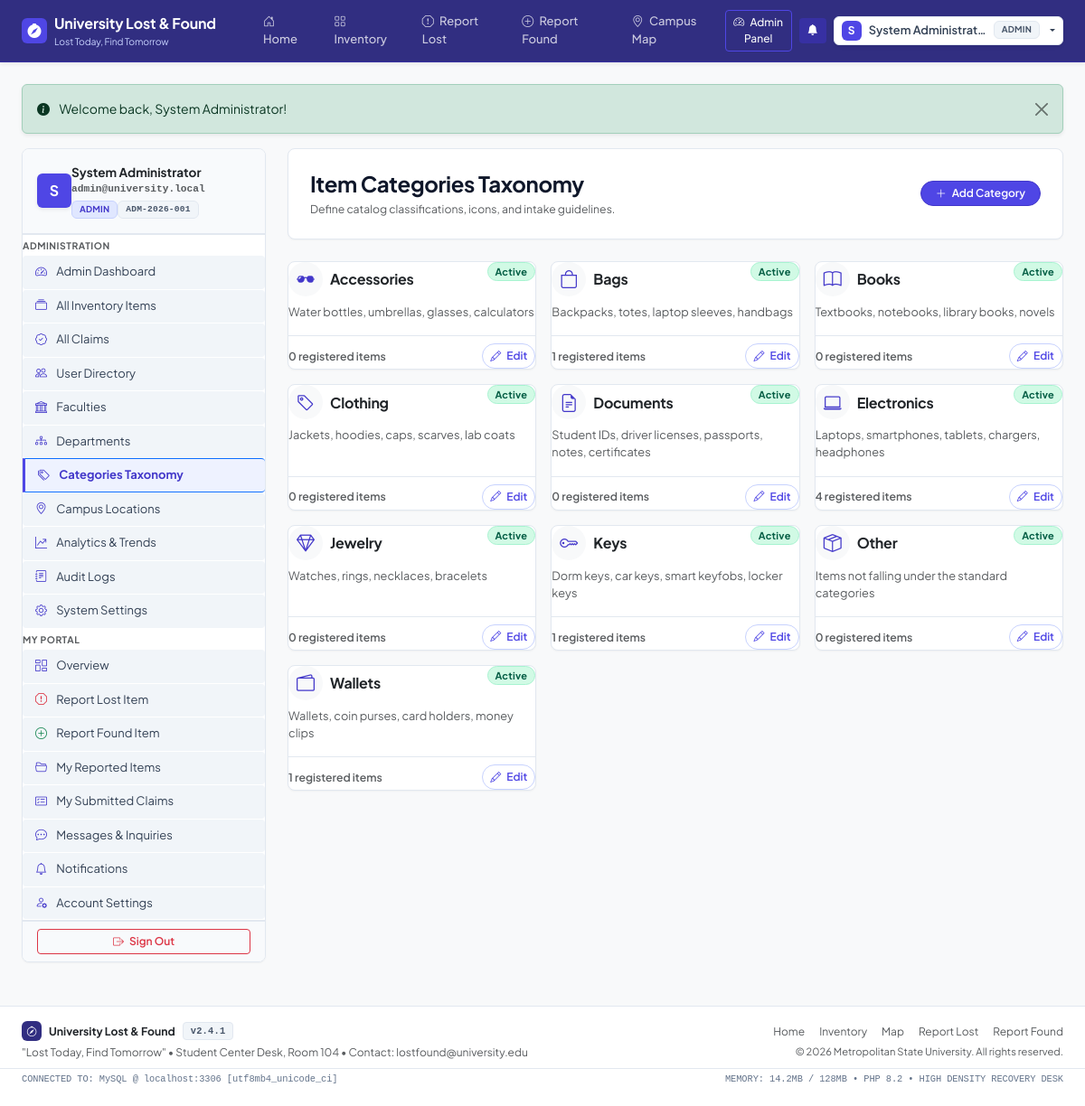
Screenshot of /admin/categories.php (signed in) with the database file from the repository.
### tables this page shows
CREATE TABLE `categories` (
  `id` INT UNSIGNED NOT NULL AUTO_INCREMENT,
  `name` VARCHAR(100) NOT NULL UNIQUE,
  `description` TEXT NULL,
  `icon` VARCHAR(50) NOT NULL DEFAULT 'bi-tag',
  `status` ENUM('active', 'inactive') NOT NULL DEFAULT 'active',
  `created_at` TIMESTAMP NOT NULL DEFAULT CURRENT_TIMESTAMP,
  `updated_at` TIMESTAMP NOT NULL DEFAULT CURRENT_TIMESTAMP ON UPDATE CURRENT_TIMESTAMP,
  PRIMARY KEY (`id`)
);

### admin/categories.php (the view, shortened to what this page needs)
<?php
$pdo = Database::getInstance()->getConnection();
$categories = $pdo->query("SELECT c.*, COUNT(i.id) AS item_count
                           FROM categories c
                           LEFT JOIN items i ON c.id = i.category_id
                           GROUP BY c.id
                           ORDER BY c.name ASC")->fetchAll();
require_once __DIR__ . '/../includes/header.php';
require_once __DIR__ . '/../includes/navbar.php';
?>
<div class="container-fluid px-lg-4 py-4">
    <?= renderFlash() ?>
    <div class="row g-4">
        <div class="col-lg-3">
            <?php require_once __DIR__ . '/../includes/sidebar.php'; ?>
        </div>
        <div class="col-lg-9">
            <div class="card border-0 shadow-sm rounded-4 p-4 mb-4 bg-white">
                <div class="d-flex flex-column flex-md-row justify-content-between align-items-md-center gap-3">
                    <div>
                        <h4 class="fw-bold mb-1">Item Categories Taxonomy</h4>
                        <p class="text-muted small mb-0">Define catalog classifications, icons, and intake guidelines.</p>
                    </div>
                    <button class="btn btn-primary btn-sm rounded-pill px-3 fw-semibold" data-bs-toggle="modal" data-bs-target="#addCategoryModal">
                        <i class="bi bi-plus-lg me-1"></i> Add Category
                    </button>
                </div>
            </div>
            <div class="row g-3">
                <?php foreach ($categories as $c): ?>
                    <div class="col-md-6 col-xl-4">
                        <div class="card border-0 shadow-sm rounded-4 p-3.5 bg-white h-100 d-flex flex-column justify-content-between">
                            <div>
                                <div class="d-flex justify-content-between align-items-start mb-2">
                                    <div class="d-flex align-items-center gap-2">
                                        <div class="rounded-circle p-2 bg-light text-primary d-flex align-items-center justify-content-center" style="width: 38px; height: 38px;">
                                            <i class="bi <?= e($c['icon'] ?: 'bi-tag') ?> fs-5"></i>
                                        </div>
                                        <h6 class="fw-bold mb-0 text-dark"><?= e($c['name']) ?></h6>
                                    </div>
                                    <span class="badge <?= ($c['status'] === 'active') ? 'bg-success-subtle text-success' : 'bg-secondary-subtle text-secondary' ?> border rounded-pill">
                                        <?= ucfirst($c['status']) ?>
                                    </span>
                                </div>
                                <p class="small text-muted mb-3" style="font-size: 0.8rem;"><?= e($c['description']) ?></p>
                            </div>
                            <div class="d-flex justify-content-between align-items-center pt-2 border-top">
                                <small class="text-muted fw-semibold"><?= $c['item_count'] ?> registered items</small>
                                <button class="btn btn-outline-primary btn-sm rounded-pill" data-bs-toggle="modal" data-bs-target="#editCatModal<?= $c['id'] ?>">
                                    <i class="bi bi-pencil me-1"></i> Edit
                                </button>
                            </div>
                        </div>
                    </div>
                <?php endforeach; ?>
            </div>
        </div>
    </div>
</div>
<?php require_once __DIR__ . '/../includes/footer.php'; ?>

### assets/css/style.css (style rules this page uses)
:root { --bs-primary: #4338ca; --bs-primary-rgb: 67, 56, 202; --bs-primary-hover: #3730a3; --bs-indigo-900: #312e81; --bs-indigo-800: #3730a3; --bs-indigo-600: #4f46e5; --bs-indigo-50: #eef2ff; --bs-indigo-100: #e0e7ff; --bs-secondary: #64748b; --bs-body-bg: #f1f5f9; --bs-body-color: #1e293b; --bs-border-color: #e2e8f0; --bs-card-border-radius: 8px; --bs-border-radius: 6px; --bs-border-radius-sm: 4px; --bs-border-radius-lg: 8px; --bs-font-sans-serif: 'Plus Jakarta Sans', -apple-system, BlinkMacSystemFont, 'Segoe UI', Roboto, Helvetica, Arial, sans-serif; --bs-font-monospace: ui-monospace, SFMono-Regular, Menlo, Monaco, Consolas, "Liberation Mono", "Courier New", monospace; }
body { font-family: var(--bs-font-sans-serif); background-color: #f1f5f9; color: #1e293b; font-size: 0.875rem; line-height: 1.5; -webkit-font-smoothing: antialiased; }
h1, h2, h3, h4, h5, h6, .h1, .h2, .h3, .h4, .h5, .h6 { color: #0f172a; font-weight: 700; letter-spacing: -0.015em; }
.card { background-color: #ffffff; border: 1px solid #e2e8f0 !important; border-radius: 8px !important; box-shadow: 0 1px 2px 0 rgba(0, 0, 0, 0.04) !important; }
.badge { font-size: 0.6875rem; font-weight: 700; letter-spacing: 0.02em; padding: 0.25rem 0.5rem; border-radius: 4px; }
.badge.bg-success, .badge.bg-success-subtle { background-color: #d1fae5 !important; color: #065f46 !important; border: 1px solid #a7f3d0 !important; }
.btn { font-size: 0.8125rem; font-weight: 600; border-radius: 6px; padding: 0.375rem 0.75rem; transition: all 0.15s ease-in-out; }
.btn-sm { font-size: 0.75rem; padding: 0.25rem 0.5rem; border-radius: 4px; }
.btn-primary { background-color: #4f46e5; border-color: #4338ca; color: #ffffff; }
.btn-outline-primary { color: #4f46e5; border-color: #c7d2fe; background-color: #ffffff; }

### rows the page displays
categories: name "Accessories", status "Active", description "Water bottles, umbrellas, glasses, calculators", item_count "0"
categories: name "Bags", status "Active", description "Backpacks, totes, laptop sleeves, handbags", item_count "1"
categories: name "Books", status "Active", description "Textbooks, notebooks, library books, novels", item_count "0"
categories: name "Clothing", status "Active", description "Jackets, hoodies, caps, scarves, lab coats", item_count "0"
categories: name "Documents", status "Active", description "Student IDs, driver licenses, passports, notes, certificates", item_count "0"
categories: name "Electronics", status "Active", description "Laptops, smartphones, tablets, chargers, headphones", item_count "4"
categories: name "Jewelry", status "Active", description "Watches, rings, necklaces, bracelets", item_count "0"
categories: name "Keys", status "Active", description "Dorm keys, car keys, smart keyfobs, locker keys", item_count "1"
categories: name "Other", status "Active", description "Items not falling under the standard categories", item_count "0"
categories: name "Wallets", status "Active", description "Wallets, coin purses, card holders, money clips", item_count "1"

### other values shown
APP_NAME "University Lost & Found"
APP_SLOGAN "Lost Today, Find Tomorrow"
substr($user['full_name'], 0, 1) "S"
$user['full_name'] "System Administrat…"
$user['role'] "ADMIN"
$msg "Welcome back, System Administrator!"
substr($user['full_name'] ?? 'U', 0, 1) "S"
$user['full_name'] "System Administrator"
$user['email'] "admin@university.local"
$role "ADMIN"
$user['university_id'] "ADM-2026-001"
